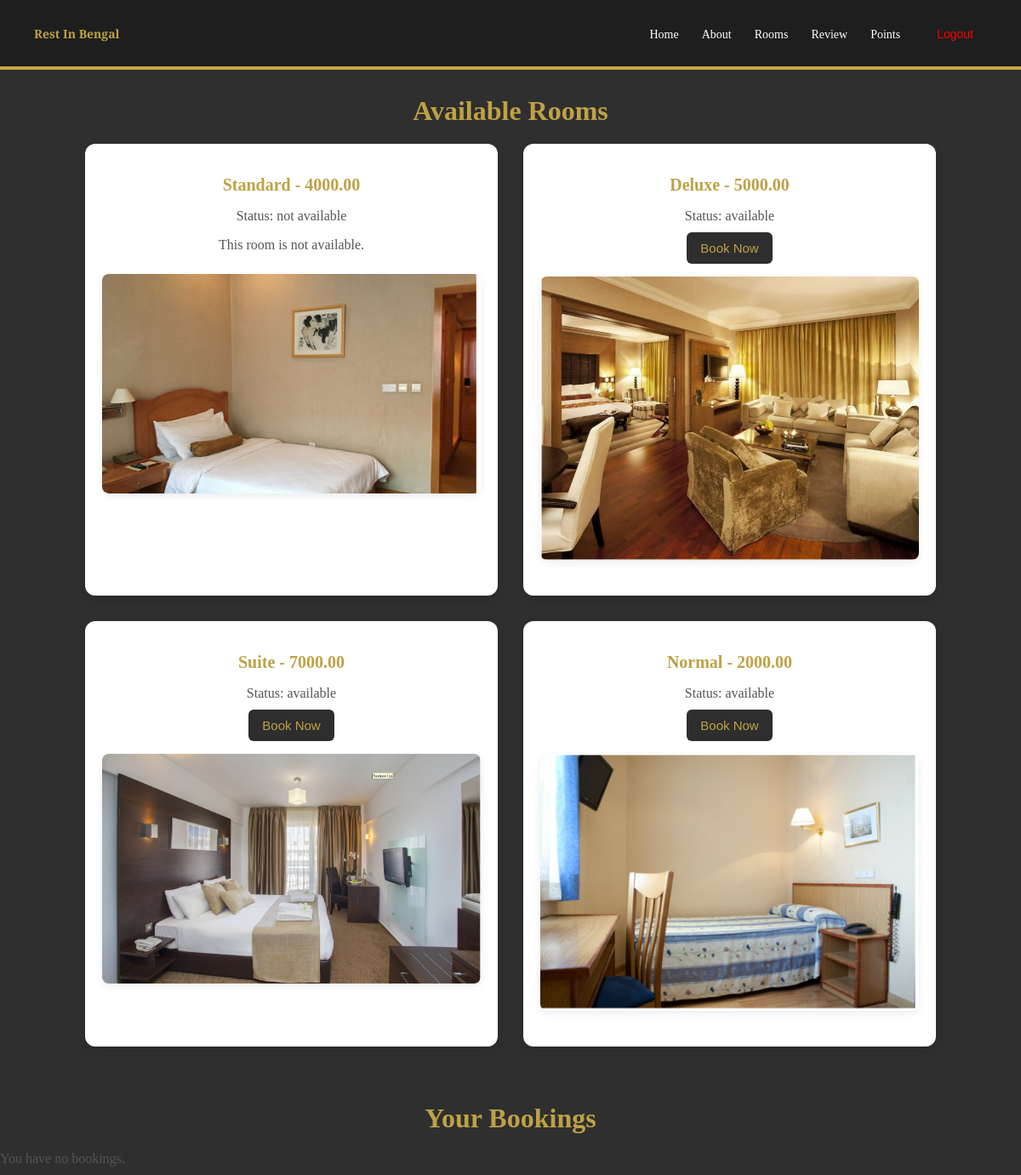
The app's page /rooms/ (signed in) with its own data.
### app2/models.py (models this page shows, shortened)
class Room(models.Model):
    ROOM_TYPES = [
        ('Standard', 'Standard'),
        ('Deluxe', 'Deluxe'),
        ('Suite', 'Suite'),
        ('Normal', 'Normal'),
]
    type = models.CharField(max_length=20, choices=ROOM_TYPES)
    price = models.DecimalField(max_digits=8, decimal_places=2)
    status = models.CharField(max_length=20, default='available')
    image = models.ImageField(upload_to='room_images/', null=True, blank=True)  # Add this field for room images

### app2/views.py (the view)
# urls.py: path('rooms/', views.view_rooms, name='view_rooms'),
def view_rooms(request):
    rooms = Room.objects.all()  # Fetch all rooms
    bookings = Booking.objects.filter(user=request.user)
    return render(request, 'room.html', {'rooms': rooms, 'bookings': bookings})

### templates/room.html (shortened to what this page needs)
<!DOCTYPE html>
<html lang="en">
<head>
    {% include 'navbar.html' %}
</head>
<body>
    <h1>Available Rooms</h1>
    <ul>
        {% for room in rooms %}
            <li>
                <h2>{{ room.type }} - {{ room.price }}</h2>
                <p>Status: {{ room.status }}</p>
                {% if room.status == 'available' %}
                    <form action="{% url 'book_room' %}" method="get">
                        <button type="submit">Book Now</button>
                    </form>
                {% else %}
                    <p>This room is not available.</p>
                {% endif %}
                {% if room.image %}
                    <img src="{{ room.image.url }}" alt="{{ room.type }}">
                {% else %}
                    <p>No image available for this room.</p>
                {% endif %}
                <br><br>
            </li>
        {% empty %}
            <li>No rooms available.</li>
        {% endfor %}
    </ul>
    <br><br>
<h1>Your Bookings</h1>
{% if bookings %}
    {% for booking in bookings %}
        <div class="booking-card">
            <p>Room: {{ booking.room.type }} </p>
            <p>Check-in: {{ booking.check_in }}</p>
            <p>Check-out: {{ booking.check_out }}</p>
            <form action="{% url 'cancel_booking' booking.id %}" method="post">
                {% csrf_token %}
                <button type="submit">Cancel Booking</button>
            </form>
            <form action="{% url 'update_booking' booking.id %}" method="get">
                <button type="submit">Update Booking</button>
            </form>
        </div>
    {% endfor %}
{% else %}
    <p>You have no bookings.</p>
{% endif %}
</body>
</html>

### templates/room.html (style rules this page uses)
body { font-family: 'Georgia', serif; background-color: #2F2F2F; margin: 0; padding: 0; }
h1 { text-align: center; font-size: 32px; margin: 30px 0 20px; color: #BFA145; }
ul { list-style: none; padding: 0; margin: 0 auto; max-width: 1000px; display: grid; grid-template-columns: repeat(auto-fit, minmax(320px, 1fr)); gap: 30px; }
li { background-color: #fff; padding: 20px; border-radius: 12px; box-shadow: 0 6px 14px rgba(0, 0, 0, 0.1); text-align: center; }
h2 { font-size: 20px; color: #BFA145; margin-bottom: 10px; }
p { color: #555; margin-bottom: 10px; }
button { background-color: #2e2e2e; color: #BFA145; border: none; padding: 10px 16px; font-size: 15px; border-radius: 6px; cursor: pointer; transition: background-color 0.3s ease; }
img { width: 100%; height: auto; border-radius: 8px; margin-top: 15px; box-shadow: 0 3px 10px rgba(0, 0, 0, 0.08); }

### records on screen
Room: type "Standard", price "4000.00", status "not available", shows "This room is not available.", image (picture)
Room: type "Deluxe", price "5000.00", status "available", image (picture)
Room: type "Suite", price "7000.00", status "available", image (picture)
Room: type "Normal", price "2000.00", status "available", image (picture)
